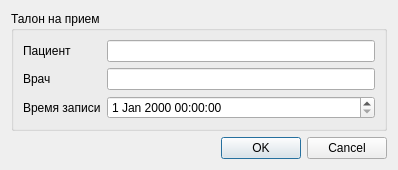
<?xml version="1.0" encoding="UTF-8"?>
<ui version="4.0">
 <class>AddEditAppointment</class>
 <widget class="QDialog" name="AddEditAppointment">
  <property name="geometry">
   <rect>
    <x>0</x>
    <y>0</y>
    <width>398</width>
    <height>167</height>
   </rect>
  </property>
  <property name="windowTitle">
   <string>Запись к врачу</string>
  </property>
  <property name="windowIcon">
   <iconset resource="../../icons.qrc">
    <normaloff>:/Forms/Icons/Forms/Icons/time.svg</normaloff>:/Forms/Icons/Forms/Icons/time.svg</iconset>
  </property>
  <layout class="QGridLayout" name="gridLayout_2">
   <item row="2" column="0">
    <widget class="QDialogButtonBox" name="buttonBox">
     <property name="orientation">
      <enum>Qt::Horizontal</enum>
     </property>
     <property name="standardButtons">
      <set>QDialogButtonBox::Cancel|QDialogButtonBox::Ok</set>
     </property>
    </widget>
   </item>
   <item row="0" column="0">
    <widget class="QGroupBox" name="groupBox">
     <property name="title">
      <string>Талон на прием</string>
     </property>
     <layout class="QFormLayout" name="formLayout_3">
      <item row="0" column="0">
       <widget class="QLabel" name="label">
        <property name="text">
         <string>Пациент</string>
        </property>
       </widget>
      </item>
      <item row="0" column="1">
       <widget class="QLineEdit" name="PatiendField"/>
      </item>
      <item row="1" column="0">
       <widget class="QLabel" name="label_4">
        <property name="text">
         <string>Врач</string>
        </property>
       </widget>
      </item>
      <item row="1" column="1">
       <widget class="QLineEdit" name="DoctorField"/>
      </item>
      <item row="2" column="0">
       <widget class="QLabel" name="label_5">
        <property name="text">
         <string>Время записи</string>
        </property>
       </widget>
      </item>
      <item row="2" column="1">
       <widget class="QDateTimeEdit" name="DateField"/>
      </item>
     </layout>
    </widget>
   </item>
  </layout>
 </widget>
 <resources>
  <include location="../../icons.qrc"/>
 </resources>
 <connections>
  <connection>
   <sender>buttonBox</sender>
   <signal>accepted()</signal>
   <receiver>AddEditAppointment</receiver>
   <slot>accept()</slot>
   <hints>
    <hint type="sourcelabel">
     <x>248</x>
     <y>254</y>
    </hint>
    <hint type="destinationlabel">
     <x>157</x>
     <y>274</y>
    </hint>
   </hints>
  </connection>
  <connection>
   <sender>buttonBox</sender>
   <signal>rejected()</signal>
   <receiver>AddEditAppointment</receiver>
   <slot>reject()</slot>
   <hints>
    <hint type="sourcelabel">
     <x>316</x>
     <y>260</y>
    </hint>
    <hint type="destinationlabel">
     <x>286</x>
     <y>274</y>
    </hint>
   </hints>
  </connection>
 </connections>
</ui>
